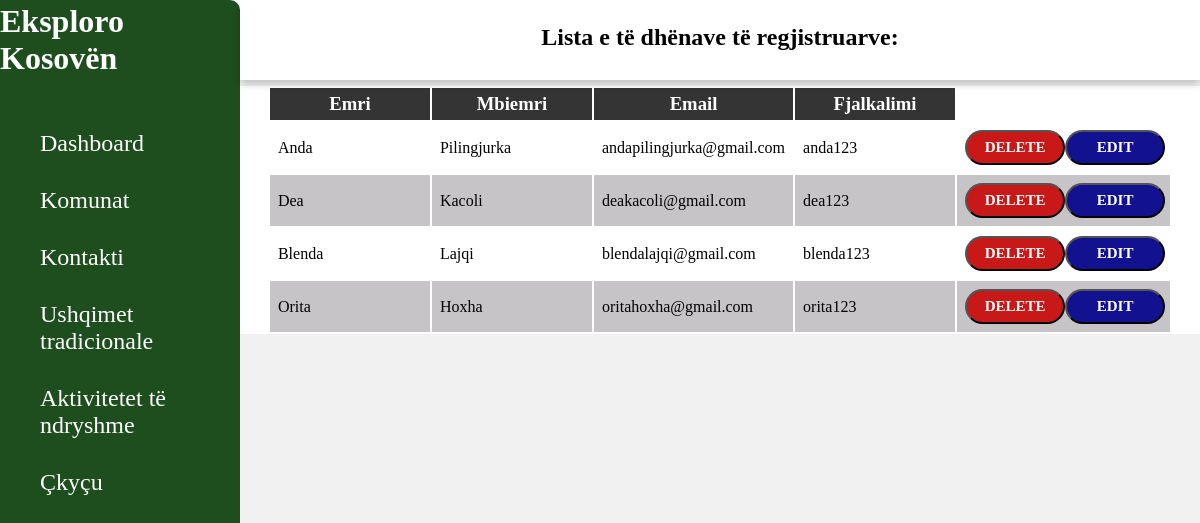
/dashboardRegister.php, run on the app's committed database.
### tables this page shows
CREATE TABLE `regjistrohu` (
  `id` int(11) NOT NULL,
  `emri` varchar(255) NOT NULL,
  `mbiemri` varchar(255) NOT NULL,
  `email` varchar(255) NOT NULL,
  `fjalkalimi` varchar(60) NOT NULL,
  `role` varchar(255) NOT NULL
);

### databaseRegister.php (called while the page is built, shortened)
<?php
class dbConnect{
    private $conn =null;
    private $host = 'localhost';
    private $dbname = 'regjistrimi';
    private $username = 'root';
    private $password = '';
     public function connectDB(){
        try {
            $this->conn = new PDO("mysql:host=$this->host;dbname=$this->dbname",
                                    $this->username, $this->password);
            $this->conn->setAttribute(PDO::ATTR_ERRMODE, PDO::ERRMODE_EXCEPTION) . "<br/>";
            $this->conn->setAttribute(PDO::FETCH_BOUND, PDO::FETCH_BOTH);
        } catch (PDOException $pdoe) {
            die("Nuk mund të lidhej me bazën e të dhënave {$this->dbname} :" . $pdoe->getMessage());
        }
        return $this->conn;
     }
}

### modelRegister.php (called while the page is built, shortened)
<?php
require_once ('databaseRegister.php');
class regjistrohu extends dbConnect{
    private $dbconn;
    public function __construct($id='',$emri='',$mbiemri='',$email='',$fjalkalimi='')
    {
    $this ->dbconn=$this ->connectDB();
    }
    public function lexoDhenat()
    {
    $sql="SELECT * FROM regjistrohu";
    $stm=$this->dbconn->prepare($sql);
    $stm->execute();
  $rezultati= $stm->FETCHALL(PDO::FETCH_ASSOC);
   return $rezultati;
    }
    }
?>

### dashboardRegister.php (the view, shortened to what this page needs)
<?php
require_once('modelRegister.php');
$dhenat=new regjistrohu();
$allData=$dhenat ->lexoDhenat();
?>
<!DOCTYPE html>
<html>
    <head>
    <link rel="stylesheet" href ="css/dashboardRegister.css" />
    </head>
    <body>
    <div class="side-menu">
        <div class="brand-name">
            <h1>Eksploro Kosovën</h1>
        </div>
        <ul>
            <li><a href="dashboard.php" >Dashboard</a></li>
            <li><a href="dashboardKomunat.php">Komunat</a></li>
            <li><a href="kontaktiDashboard.php">Kontakti</a></li>
            <li><a href="dashboardUshqimet.php">Ushqimet tradicionale</a></li>
            <li><a href="menuDashboard.php">Aktivitetet të ndryshme</a></li>
            <li><a href="logout.php">Çkyçu</a></li>
        </ul>
    </div>
    <div class="container">
        <div class="header">
            <p>Lista e të dhënave të regjistruarve:</p>
        </div>
        <br>
        <br>
        <div id="a1">
            <table>
                    <tr>
                        <th>Emri</th>
                        <th>Mbiemri</th>
                        <th>Email</th>
                        <th type="password">Fjalkalimi</th>
                    </tr>
                    <tr>
                      <?php
                     foreach($allData as $key =>$value){
                      ?>
                        <td><?php echo $value['emri']?></td>
                        <td><?php echo $value['mbiemri']?></td>
                        <td><?php echo $value['email']?></td>
                        <td><?php echo $value['fjalkalimi']?></td>
                        <td id='de'><a href="deleteRegister.php?id=<?php echo $value['id']?>"><button id="d">DELETE</button></a>
                           <a  href="editRegister.php?id=<?php echo $value['id']?>"><button id='e'>EDIT</button></td></a>
                    </tr>
                  <?php
                     }
                  ?>
            </table>
        </div>
    </div>
    </body>
</html>

### css/dashboardRegister.css (style rules this page uses)
* { margin: 0; padding: 0; box-sizing: border-box; font-family: 'Footlight MT Light'; }
body { min-height: 100vh; }
li a { list-style: none; text-decoration: none; color:white }
h1 { color: white }
.side-menu { position: fixed; background: #053a05e5; width: 20vw; min-height: 100vh; display: flex; flex-direction: column; border-radius: 0 10px 10px 0; }
.side-menu .brand-name { height: 10vh; display: flex; align-items: center; justify-content: center; margin-bottom: 30px; }
.side-menu li a { font-size: 24px; padding: 10px 40px; color: white; display: flex; align-items: center; margin-top: 10px; }
.container { position: absolute; right: 0; width: 80vw; height: 100vh; background: #f1f1f1; }
.container .header { position: fixed; top: 0; right: 0; width: 80vw; height: 10vh; background: white; display: flex; align-items: center; justify-content: center; box-shadow: 0 4px 8px 0 rgba(0, 0, 0, 0.2); z-index: 1; padding-top: 15px; }
#a1 { display: flex; flex-direction: column; width: 100%; margin: 0 auto; background-color:white; margin-top: 50px; }
header, table { display: flex; flex-direction: column; width: 100%; min-height: 150px; margin: a auto; justify-content: center; align-items: center; }
p { text-align: center; font-size: 18pt; font-weight: bold; padding: 10px 0px; padding-bottom: 30px; }
button { background-color: white; width: 100px; height: 35px; border-radius: 30px; }
td { width: 160px; padding: 8px; }
th { background-color: rgb(53, 52, 52); color: white; padding: 5px; font-size: 14pt; }
#de { width: 120px; display: flex; justify-content: center; padding-right: 5px; width: 100%; }
#d { background-color: rgb(201, 24, 24); color: white; font-weight: bold; font-family: 'Copperplate Gothic Light'; font-size: 15px; }
#e { background-color: rgb(18, 18, 145); color: white; font-weight: bold; font-family: 'Copperplate Gothic Light'; font-size: 15px; }
tr:nth-child(odd) { background-color: rgb(199, 196, 199); }

### data on the page
regjistrohu: emri "Anda", mbiemri "Pilingjurka", email "andapilingjurka@gmail.com", fjalkalimi "anda123"
regjistrohu: emri "Dea", mbiemri "Kacoli", email "deakacoli@gmail.com", fjalkalimi "dea123"
regjistrohu: emri "Blenda", mbiemri "Lajqi", email "blendalajqi@gmail.com", fjalkalimi "blenda123"
regjistrohu: emri "Orita", mbiemri "Hoxha", email "oritahoxha@gmail.com", fjalkalimi "orita123"
